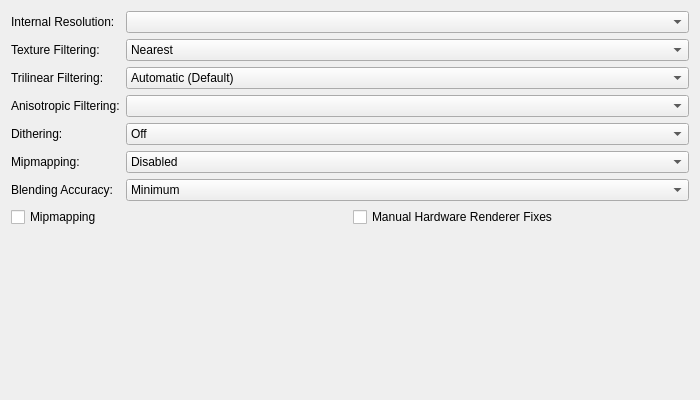
<?xml version="1.0" encoding="UTF-8"?>
<ui version="4.0">
 <class>GraphicsHardwareRenderingSettingsTab</class>
 <widget class="QWidget" name="GraphicsHardwareRenderingSettingsTab">
  <property name="geometry">
   <rect>
    <x>0</x>
    <y>0</y>
    <width>700</width>
    <height>400</height>
   </rect>
  </property>
  <property name="windowTitle">
   <string/>
  </property>
  <layout class="QGridLayout" name="gridLayout" columnstretch="0,1">
   <item row="2" column="1">
    <widget class="QComboBox" name="trilinearFiltering">
     <item>
      <property name="text">
       <string>Automatic (Default)</string>
      </property>
     </item>
     <item>
      <property name="text">
       <string>Off (None)</string>
      </property>
     </item>
     <item>
      <property name="text">
       <string>Trilinear (PS2)</string>
      </property>
     </item>
     <item>
      <property name="text">
       <string>Trilinear (Forced)</string>
      </property>
     </item>
    </widget>
   </item>
   <item row="8" column="0">
    <spacer name="verticalSpacer">
     <property name="orientation">
      <enum>Qt::Orientation::Vertical</enum>
     </property>
     <property name="sizeHint" stdset="0">
      <size>
       <width>20</width>
       <height>0</height>
      </size>
     </property>
    </spacer>
   </item>
   <item row="4" column="0">
    <widget class="QLabel" name="ditheringLabel">
     <property name="text">
      <string>Dithering:</string>
     </property>
     <property name="buddy">
      <cstring>dithering</cstring>
     </property>
    </widget>
   </item>
   <item row="6" column="1">
    <widget class="QComboBox" name="blending">
     <item>
      <property name="text">
       <string>Minimum</string>
      </property>
     </item>
     <item>
      <property name="text">
       <string>Basic (Recommended)</string>
      </property>
     </item>
     <item>
      <property name="text">
       <string>Medium</string>
      </property>
     </item>
     <item>
      <property name="text">
       <string>High</string>
      </property>
     </item>
     <item>
      <property name="text">
       <string>Full (Slow)</string>
      </property>
     </item>
     <item>
      <property name="text">
       <string>Maximum (Very Slow)</string>
      </property>
     </item>
    </widget>
   </item>
   <item row="4" column="1">
    <widget class="QComboBox" name="dithering">
     <item>
      <property name="text">
       <string>Off</string>
      </property>
     </item>
     <item>
      <property name="text">
       <string>Scaled</string>
      </property>
     </item>
     <item>
      <property name="text">
       <string>Unscaled (Default)</string>
      </property>
     </item>
     <item>
      <property name="text">
       <string>Force 32bit</string>
      </property>
     </item>
    </widget>
   </item>
   <item row="1" column="1">
    <widget class="QComboBox" name="textureFiltering">
     <item>
      <property name="text">
       <string>Nearest</string>
      </property>
     </item>
     <item>
      <property name="text">
       <string>Bilinear (Forced)</string>
      </property>
     </item>
     <item>
      <property name="text">
       <string>Bilinear (PS2)</string>
      </property>
     </item>
     <item>
      <property name="text">
       <string>Bilinear (Forced excluding sprite)</string>
      </property>
     </item>
    </widget>
   </item>
   <item row="1" column="0">
    <widget class="QLabel" name="textureFilteringLabel">
     <property name="text">
      <string>Texture Filtering:</string>
     </property>
     <property name="buddy">
      <cstring>blending</cstring>
     </property>
    </widget>
   </item>
   <item row="7" column="0" colspan="2">
    <layout class="QGridLayout" name="hardwareRenderingOptionsLayout">
     <item row="0" column="1">
      <widget class="QCheckBox" name="enableHWFixes">
       <property name="text">
        <string>Manual Hardware Renderer Fixes</string>
       </property>
      </widget>
     </item>
     <item row="0" column="0">
      <widget class="QCheckBox" name="mipmapping">
       <property name="text">
        <string>Mipmapping</string>
       </property>
      </widget>
     </item>
    </layout>
   </item>
   <item row="2" column="0">
    <widget class="QLabel" name="trilinearFilterLabel">
     <property name="text">
      <string>Trilinear Filtering:</string>
     </property>
     <property name="buddy">
      <cstring>trilinearFiltering</cstring>
     </property>
    </widget>
   </item>
   <item row="0" column="1">
    <widget class="QComboBox" name="upscaleMultiplier"/>
   </item>
   <item row="6" column="0">
    <widget class="QLabel" name="blendingLabel">
     <property name="text">
      <string>Blending Accuracy:</string>
     </property>
    </widget>
   </item>
   <item row="3" column="0">
    <widget class="QLabel" name="anisotropicFilteringLabel">
     <property name="text">
      <string>Anisotropic Filtering:</string>
     </property>
    </widget>
   </item>
   <item row="3" column="1">
    <widget class="QComboBox" name="anisotropicFiltering"/>
   </item>
   <item row="0" column="0">
    <widget class="QLabel" name="internalResLabel">
     <property name="text">
      <string>Internal Resolution:</string>
     </property>
    </widget>
   </item>
   <item row="5" column="1">
    <widget class="QComboBox" name="hwMipmapMode">
     <item>
      <property name="text">
       <string>Disabled</string>
      </property>
     </item>
     <item>
      <property name="text">
       <string>Enabled</string>
      </property>
     </item>
     <item>
      <property name="text">
       <string>All Levels</string>
      </property>
     </item>
     <item>
      <property name="text">
       <string>Unclamped</string>
      </property>
     </item>
    </widget>
   </item>
   <item row="5" column="0">
    <widget class="QLabel" name="hwMipMapLabel">
     <property name="text">
      <string>Mipmapping:</string>
     </property>
    </widget>
   </item>
  </layout>
 </widget>
 <tabstops>
  <tabstop>upscaleMultiplier</tabstop>
  <tabstop>textureFiltering</tabstop>
  <tabstop>trilinearFiltering</tabstop>
  <tabstop>anisotropicFiltering</tabstop>
  <tabstop>dithering</tabstop>
  <tabstop>blending</tabstop>
  <tabstop>mipmapping</tabstop>
  <tabstop>enableHWFixes</tabstop>
 </tabstops>
 <resources/>
 <connections/>
</ui>
